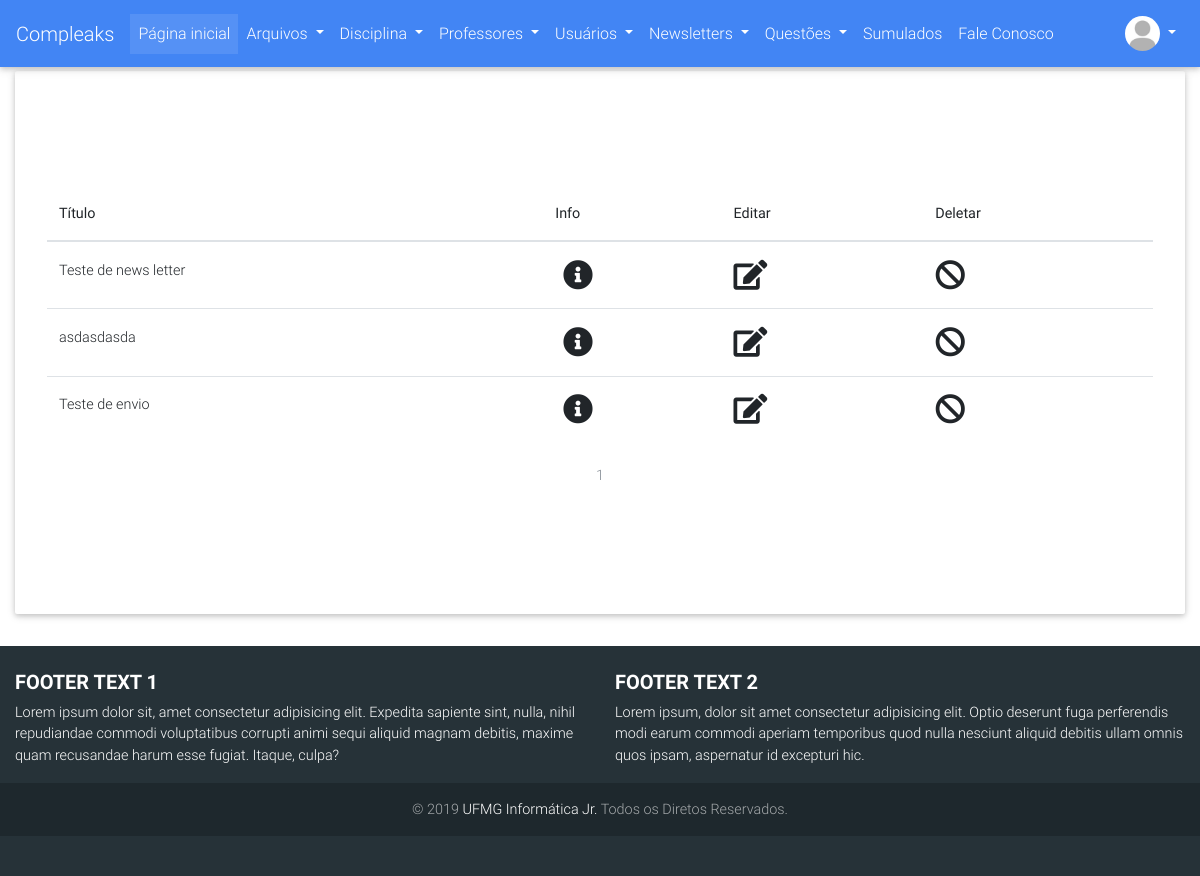
The page /newsletters/listar (signed in) on the database as committed earlier.
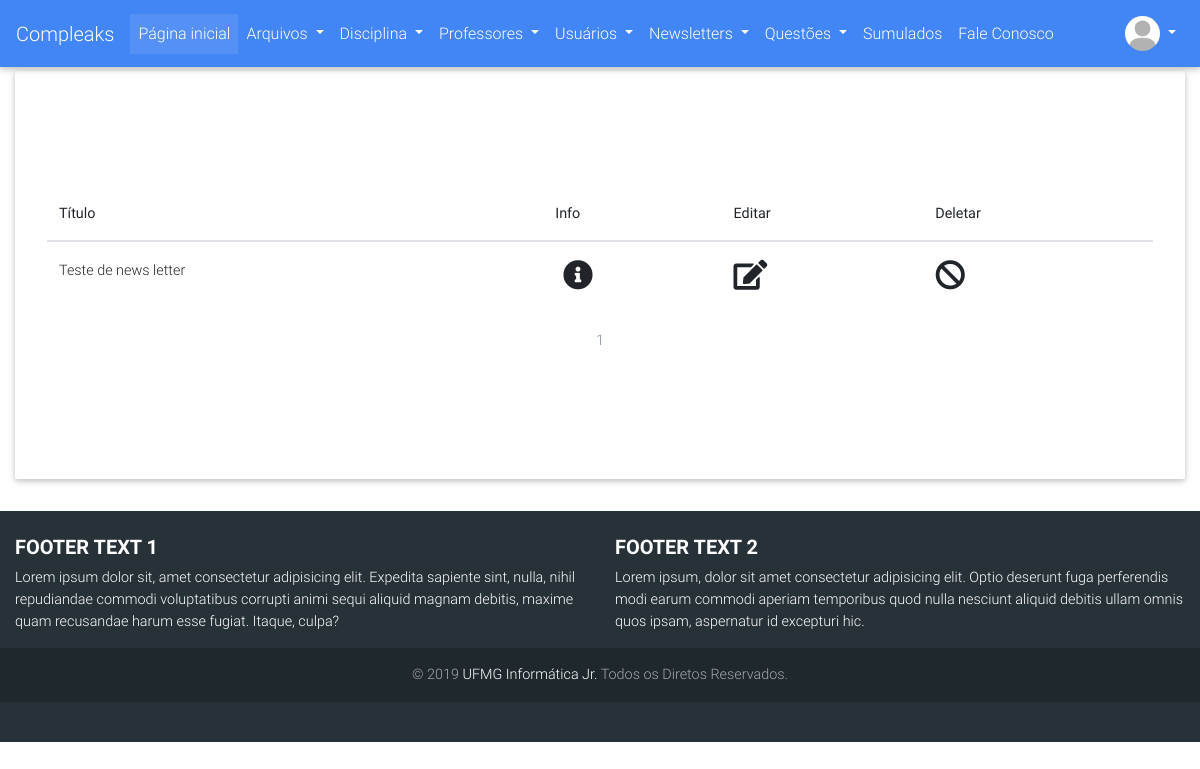
The same page on the database as committed later.
### compleaks/newsletters/models.py (models this page shows, shortened)
class teste():
	id = db.Column(db.Integer, primary_key=True)

class Divulgacao(teste, db.Model):
	__tablename__ = 'divulgacoes'
	title = db.Column(db.String, unique=True)
	html = db.Column(db.String(50), unique=True)
	body = db.Column(db.Text)
	data_criacao = db.Column(db.DateTime, default=datetime.now)
	last_send = db.Column(db.DateTime, default=None, nullable=True)

### compleaks/newsletters/views.py (the view)
@newsletters.route('/listar', methods=['POST', 'GET'])
@login_required
def listar():
	if not current_user.is_admin:
		abort(403)
	page = request.args.get('page', 1, type=int)
	letters = Divulgacao.query.order_by(Divulgacao.data_criacao.asc()).paginate(page=page, per_page=10)
	return render_template('lista_letters.html', letters=letters)

### compleaks/usuarios/models.py (called while the page is built)
@login_manager.user_loader
def load_user(user_id):
    return Usuario.query.get(user_id)

### compleaks/newsletters/templates/newsletters/lista_letters.html (shortened to what this page needs)
{% extends "base.html" %}
{% block content %}
{% if current_user.is_admin %}
<table class="table table-hover">
    <thead>
      <tr>
        <th scope="col">Título</th>
        <th scope="col">Info</th>
        <th scope="col">Editar</th>
        <th scope="col">Deletar</th>
      </tr>
    </thead>
    <tbody>
        {% for letter in letters.items %}
            <tr>
                <td> {{letter.title}} </td>
                <td><a href="#" data-toggle="modal" data-target="#confirm{{letter.id}}" class="card-link"><i class="fas fa-info-circle info" data-toggle="tooltip" data-placement="bottom" title="Mais Informações"></i></a></td>
                <td><a href="{{url_for('newsletters.editar', id=letter.id)}}" class="card-link" ><i class="fas fa-edit" style="font-size: 30px" data-toggle="tooltip" data-placement="bottom" title="Editar"></i></a></td>
                <td><a data-toggle="modal" data-target="#confirm-del{{letter.id}}" class="card-link" ><i class="fas fa-ban"  style="font-size: 30px" data-toggle="tooltip" data-placement="bottom" title="Deletar"></i></a></td>
            </tr>
        {% endfor %}
    </tbody>
  </table>
<nav aria-label="Page navigation example">
    <ul class="pagination justify-content-center">
        {% for page_num in letters.iter_pages(left_edge=1, right_edge=1, left_current=1, right_current=2) %}
            {% if letters.page == page_num and page_num %}
                <li class="page-item disabled">
                    <a class="page-link" href="{{ url_for('newsletters.listar', page=page_num) }}">{{ page_num }}</a></li>
            {% elif page_num %}
                <li class="page-item">
                    <a class="page-link" href="{{ url_for('newsletters.listar', page=page_num) }}">{{ page_num }}</a></li>
                </li>
            {% else %}
                ...
            {% endif %}
        {% endfor %}
    </ul>
</nav>
{% endif %}
{% endblock %}

Rows that differ between the two databases and show on the page:
removed Divulgacao: title "asdasdasda"
removed Divulgacao: title "Teste de envio"
